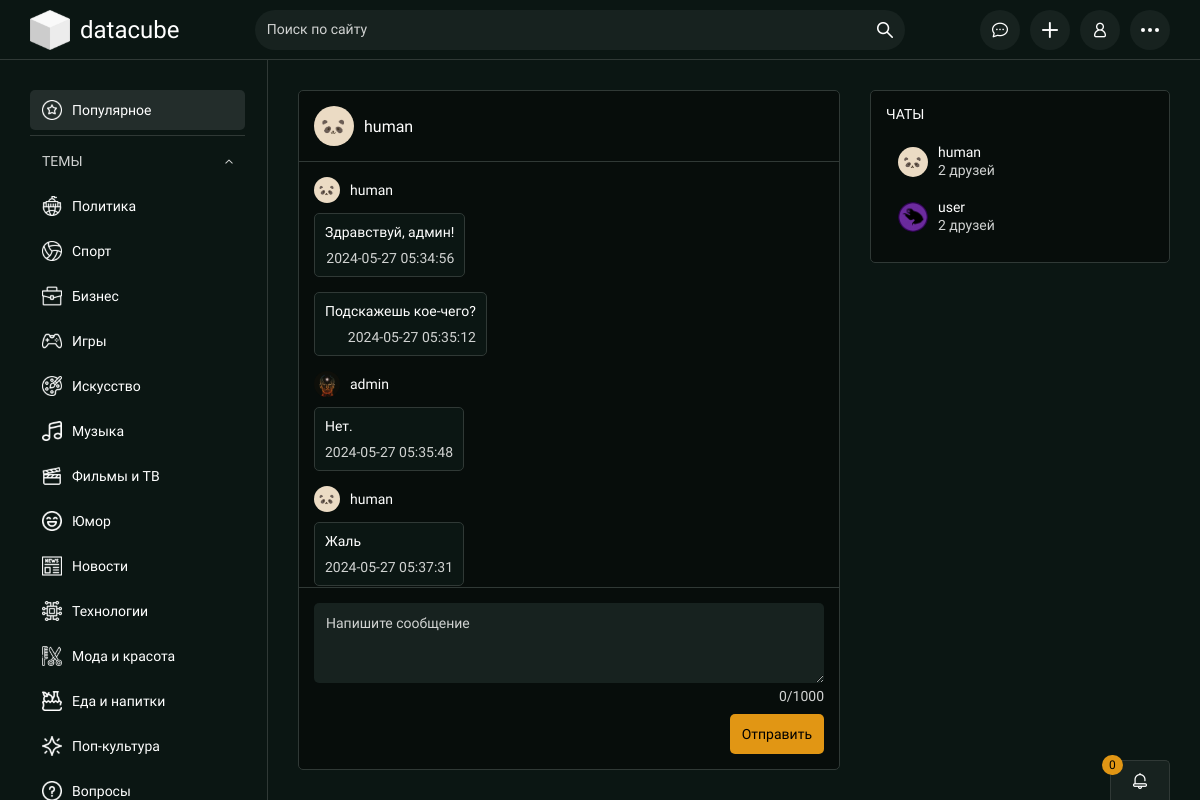
Screenshot of /chat.php?id=3 (signed in) with the database file from the repository.
### tables this page shows
CREATE TABLE `topics` (
  `id` bigint UNSIGNED NOT NULL,
  `topic` varchar(255) DEFAULT NULL,
  `topic_image` varchar(255) DEFAULT NULL
);

CREATE TABLE `users` (
  `id` bigint UNSIGNED NOT NULL,
  `login` varchar(255) DEFAULT NULL,
  `password` varchar(255) DEFAULT NULL,
  `email` varchar(255) DEFAULT NULL,
  `avatar` varchar(255) DEFAULT NULL,
  `cover` varchar(255) DEFAULT NULL,
  `status` varchar(255) DEFAULT NULL,
  `count_friends` bigint UNSIGNED NOT NULL DEFAULT '0',
  `created_at` timestamp NOT NULL DEFAULT CURRENT_TIMESTAMP,
  `role_id` bigint UNSIGNED NOT NULL DEFAULT '2',
  `status_user_id` bigint UNSIGNED NOT NULL DEFAULT '1'
);

CREATE TABLE `chats` (
  `id` bigint UNSIGNED NOT NULL,
  `sender_id` bigint UNSIGNED NOT NULL,
  `receiver_id` bigint UNSIGNED NOT NULL,
  `message_text` text,
  `created_at` timestamp NOT NULL DEFAULT CURRENT_TIMESTAMP
);

CREATE TABLE `chats_participants` (
  `id` bigint UNSIGNED NOT NULL,
  `user_id` bigint UNSIGNED NOT NULL,
  `contact_id` bigint UNSIGNED NOT NULL
);

### chat.php (the view, shortened to what this page needs)
<?php
   require_once "./app/components/header.php";
   if(isset($_GET['id'])) {
      $mainUser = $link->query("SELECT * FROM `users` WHERE `id` = '{$_GET['id']}'");
      $mainUser = $mainUser->fetch_assoc();
      $chatMessages = $link->query("SELECT `chats`.*,
      `sender`.`id` AS `sender_id`,
      `sender`.`login` AS `sender_login`,
      `sender`.`avatar` AS `sender_avatar`,
      `receiver`.`id` AS `receiver_id`,
      `receiver`.`login` AS `receiver_login`,
      `receiver`.`avatar` AS `receiver_avatar`
      FROM `chats`
         LEFT JOIN `users` AS `sender` ON `chats`.`sender_id` = `sender`.`id`
         LEFT JOIN `users` AS `receiver` ON `chats`.`receiver_id` = `receiver`.`id`
         WHERE `chats`.`sender_id` = '{$_SESSION['user']['id']}' AND `chats`.`receiver_id` = '{$_GET['id']}' OR `chats`.`sender_id` = '{$_GET['id']}' AND `chats`.`receiver_id` = '{$_SESSION['user']['id']}'
         ORDER BY `chats`.`id` ASC");
   }
   $chats = $link->query("SELECT `users`.*, `chats_participants`.*
   FROM `chats_participants`
      LEFT JOIN `users` ON `chats_participants`.`user_id` = `users`.`id`
      WHERE `chats_participants`.`contact_id` = '{$_SESSION['user']['id']}'");
?>
   <main class="main__chatHeight">
      <div class="main-container">
         <?php require_once "./app/components/aside.php"; ?>
         <section class="main-central">
            <div class="main-central__chat">
            <?php if(!empty($_GET['id'])) { ?>
               <div class="main-central__chat__header">
                  <a href="./profile.php?id=<?php echo $_GET['id']; ?>" class="main-central__header__chatBlock">
                     <img src="./assets/files/users/avatars/<?php if($mainUser['avatar'] != NULL) { echo $mainUser['avatar']; } else { echo "default-avatar.jpg"; } ?>" alt="" class="main-central__header__chatBlockIcon">
                     <?php echo $mainUser['login']; ?>
                  </a>
               </div>
               <div class="main-central__chat__content">
         <?php if($chatMessages->num_rows > 0) { ?>
            <?php $lastSenderId = null; ?>
            <?php while($chatMessage = $chatMessages->fetch_assoc()) { ?>
                  <?php if($chatMessage['sender_id'] != $lastSenderId) { ?>
                     <div class="main-central__chat__contentMessageHeader">
                     <a href="./profile.php?id=<?php echo $chatMessage['sender_id']; ?>" class="main-central__chat__contentMessageHeaderA">
                        <img src="./assets/files/users/avatars/<?php if($chatMessage['sender_avatar'] != NULL) { echo $chatMessage['sender_avatar']; } else { echo "default-avatar.jpg"; } ?>" alt="" class="main-central__chat__contentMessageHeaderIcon">
                        <?php echo $chatMessage['sender_login']; ?>
                     </a>
                  </div>
                  <?php $lastSenderId = $chatMessage['sender_id']; ?>
                  <?php } ?>
                  <div class="main-central__chat__contentMessageBlock main-central__chat__contentMessageLeft">
                     <div class="main-central__chat__contentMessage">
                        <span class="main-central__chat__contentMessageText"><?php echo $chatMessage['message_text']; ?></span>
                        <div class="main-central__chat__contentMessageDate"><?php echo $chatMessage['created_at']; ?></div>
                     </div>
                  </div>
            <?php } ?>
         <?php } else { ?>
                  <div class="main-central__feedPosts__noPosts" style="margin: 0;">
                     Начните общение первым
                  </div>
         <?php } ?>
               </div>
               <div class="main-central__chat__footer">
                  <form action="./app/action/chat/add-message.php" method="POST" class="main-central__footer__chatBlock">
                     <textarea name="message" class="main-central__footer__chatBlockTextarea" name="" placeholder="Напишите сообщение" required></textarea>
                     <div class="main-central__mainCreatePost__titleMax main-central__mainCreatePost__titleMaxText">0/1000</div>
                     <div class="main-central__footer__chatBlockSubblock">
                        <button name="addMessage" class="main-central__footer__chatBlockButton">Отправить</button>
                     </div>
                  </form>
               </div>
            <?php } else { ?>
               <div class="main-central__feedPosts__noPosts main-central__feedPosts__noPostsMarginChat">
                  Выберите чат или создайте новый
               </div>
            <?php } ?>
            </div>
         </section>
         <section class="main-right">
            <div class="main-right__block main-right__communities">
               <div class="main-right__communities__title">
                  ЧАТЫ
               </div>
            <?php if($chats->num_rows > 0) { ?>
               <?php while($chat = $chats->fetch_assoc()) { ?>
               <a href="./chat.php?id=<?php echo $chat['user_id']; ?>" class="main-right__community">
                  <img src="./assets/files/users/avatars/<?php if($chat['avatar'] != NULL) { echo $chat['avatar']; } else { echo "default-avatar.jpg"; } ?>" alt="<?php echo $possibleFriend['login']; ?>" class="main-right__community__icon">
                  <div class="main-right__community__text">
                     <span class="main-right__community__name"><?php echo $chat['login']; ?></span>
                     <span class="main-right__community__subscribers"><?php echo $chat['count_friends']; ?> друзей</span>
                  </div>
               </a>
               <?php } ?>
            <?php } else { ?>
               <div class="main-central__feedPosts__noPosts main-central__feedPosts__noPostsMargine">
                  У вас нет чатов
               </div>
            <?php } ?>
            </div>
         </section>
      </div>
   </main>
   <?php require_once "./app/components/notifications.php"; ?>
</body>
</html>

### app/components/aside.php (shortened to what this page needs)
<?php
   $stmt = $link->prepare("SELECT * FROM `topics`");
   $stmt->execute();
   $topicsAside = $stmt->get_result();
?>
<aside>
   <div class="aside-block aside-main">
      <a href="#" class="aside-main__btnActive">
         <img src="./assets/files/popular.svg" alt="Популярное" class="aside-main__icon">Популярное
      </a>
      <div class="separator"></div>
      <div class="aside-main__list" data-id="1">
         <a href="#" class="aside-main__list__openList" data-id="1">
            ТЕМЫ<img src="./assets/files/arrow.svg" alt="Стрелочка" class="aside-main__list__iconArrow" data-id="1">
         </a>
         <div class="aside-main__listHidden" data-id="1">
            <div class="aside-main__listShow" data-id="1">
               <?php while ($topic = $topicsAside->fetch_assoc()) { ?>
                  <a href="./index.php?topic=<?php echo $topic['id']; ?>" class="aside-main__btn">
                     <img src="./assets/files/others/topics/<?php echo $topic['topic_image']; ?>" alt="Популярное" class="aside-main__icon"><?php echo $topic['topic']; ?>
                  </a>
               <?php } ?>
            </div>
         </div>
      </div>
   </div>
</aside>

### rows the page displays
topics: topic_image (picture), topic "Политика"
topics: topic_image (picture), topic "Спорт"
topics: topic_image (picture), topic "Бизнес"
topics: topic_image (picture), topic "Игры"
topics: topic_image (picture), topic "Искусство"
topics: topic_image (picture), topic "Музыка"
topics: topic_image (picture), topic "Фильмы и ТВ"
topics: topic_image (picture), topic "Юмор"
topics: topic_image (picture), topic "Новости"
topics: topic_image (picture), topic "Технологии"
topics: topic_image (picture), topic "Мода и красота"
topics: topic_image (picture), topic "Еда и напитки"
topics: topic_image (picture), topic "Поп-культура"
topics: topic_image (picture), topic "Вопросы"
users: avatar (picture), login "human"
chats: sender.avatar (picture), sender.login "human", message_text "Здравствуй, админ!", created_at "2024-05-27 05:34:56"
chats: message_text "Подскажешь кое-чего?", created_at "2024-05-27 05:35:12"
chats: sender.avatar (picture), sender.login "admin", message_text "Нет.", created_at "2024-05-27 05:35:48"
chats: sender.avatar (picture), sender.login "human", message_text "Жаль", created_at "2024-05-27 05:37:31"
chats_participants: user.avatar (picture), user.login "human", user.count_friends "2"
chats_participants: user.avatar (picture), user.login "user", user.count_friends "2"

### other values shown
$notificationUsers->num_rows "0"
